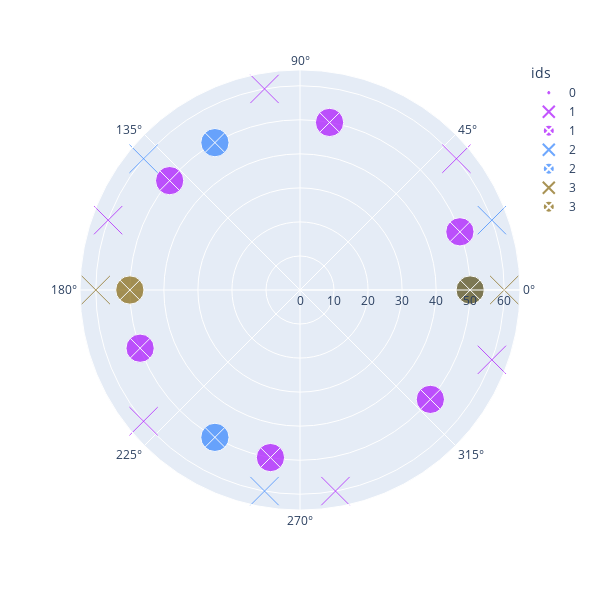

Notebook code cell kept with this figure:
### Code cell
fig = plot_events(df_ticks_dummy)
for i in range(len(tasks)):
    fig.add_trace(fig_releases.data[i])
    fig.add_trace(fig_deadlines.data[i])

fig.show()

### Figure 1 — Plotly figure (JSON) as saved in the notebook; plotly's stock layout.template omitted (floating-point values rounded to 4 significant figures)
{"data": [{"hovertemplate": "ids=0<br>r=%{r}<br>t=%{theta}<br>size=%{marker.size}<extra></extra>", "legendgroup": "0", "marker": {"color": "#AA0DFE", "size": [0, 0, 0, 0, 0, 0, 0, 0, 0, 0, 0, 0, 0, 0, 0, 0, 0, 0], "sizemode": "area", "sizeref": 0, "symbol": "x-thin-open"}, "mode": "markers", "name": "0", "r": [60, 60, 60, 60, 60, 60, 60, 60, 60, 60, 60, 60, 60, 60, 60, 60, 60, 60], "showlegend": true, "subplot": "polar", "theta": [0, 20, 40, 60, 80, 100, 120, 140, 160, 180, 200, 220, 240, 260, 280, 300, 320, 340], "type": "scatterpolar"}, {"hovertemplate": "ids=1<br>r=%{r}<br>t=%{theta}<br>size=%{marker.size}<extra></extra>", "legendgroup": "1", "marker": {"color": "#AA0DFE", "size": [1, 1, 1, 1, 1, 1], "sizemode": "area", "sizeref": 0.0025, "symbol": "x-thin-open"}, "mode": "markers", "name": "1", "r": [60, 60, 60, 60, 60, 60], "showlegend": true, "subplot": "polar", "theta": [40, 100, 160, 220, 280, 340], "type": "scatterpolar"}, {"hovertemplate": "ids=1<br>r=%{r}<br>t=%{theta}<br>size=%{marker.size}<extra></extra>", "legendgroup": "1", "marker": {"color": "#AA0DFE", "size": [1, 1, 1, 1, 1, 1], "sizemode": "area", "sizeref": 0.0025, "symbol": "circle-x"}, "mode": "markers", "name": "1", "r": [50, 50, 50, 50, 50, 50], "showlegend": true, "subplot": "polar", "theta": [80, 140, 200, 260, 320, 20], "type": "scatterpolar"}, {"hovertemplate": "ids=2<br>r=%{r}<br>t=%{theta}<br>size=%{marker.size}<extra></extra>", "legendgroup": "2", "marker": {"color": "#3283FE", "size": [1, 1, 1], "sizemode": "area", "sizeref": 0.0025, "symbol": "x-thin-open"}, "mode": "markers", "name": "2", "r": [60, 60, 60], "showlegend": true, "subplot": "polar", "theta": [20, 140, 260], "type": "scatterpolar"}, {"hovertemplate": "ids=2<br>r=%{r}<br>t=%{theta}<br>size=%{marker.size}<extra></extra>", "legendgroup": "2", "marker": {"color": "#3283FE", "size": [1, 1, 1], "sizemode": "area", "sizeref": 0.0025, "symbol": "circle-x"}, "mode": "markers", "name": "2", "r": [50, 50, 50], "showlegend": true, "subplot": "polar", "theta": [120, 240, 0], "type": "scatterpolar"}, {"hovertemplate": "ids=3<br>r=%{r}<br>t=%{theta}<br>size=%{marker.size}<extra></extra>", "legendgroup": "3", "marker": {"color": "#85660D", "size": [1, 1], "sizemode": "area", "sizeref": 0.0025, "symbol": "x-thin-open"}, "mode": "markers", "name": "3", "r": [60, 60], "showlegend": true, "subplot": "polar", "theta": [0, 180], "type": "scatterpolar"}, {"hovertemplate": "ids=3<br>r=%{r}<br>t=%{theta}<br>size=%{marker.size}<extra></extra>", "legendgroup": "3", "marker": {"color": "#85660D", "size": [1, 1], "sizemode": "area", "sizeref": 0.0025, "symbol": "circle-x"}, "mode": "markers", "name": "3", "r": [50, 50], "showlegend": true, "subplot": "polar", "theta": [180, 0], "type": "scatterpolar"}], "layout": {"height": 600, "legend": {"itemsizing": "constant", "title": {"text": "ids"}, "tracegroupgap": 0}, "margin": {"t": 60}, "polar": {"angularaxis": {"direction": "counterclockwise", "rotation": 0}, "domain": {"x": [0, 1], "y": [0, 1]}}, "width": 600}}
